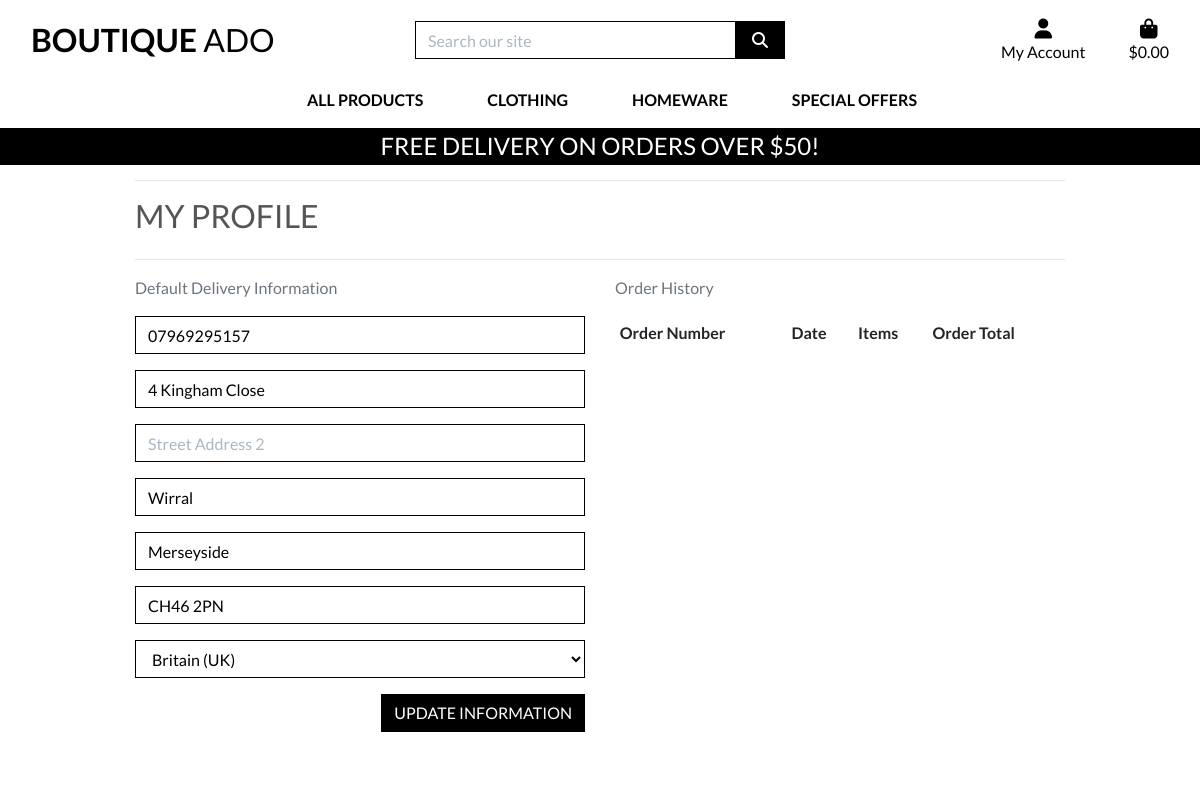
/profile/ (signed in), run on the app's committed database.
### profiles/models.py (models this page shows, shortened)
class UserProfile(models.Model):
    user = models.OneToOneField(User, on_delete=models.CASCADE)
    default_phone_number = models.CharField(max_length=20, null=True, blank=True)
    default_street_address1 = models.CharField(max_length=80, null=True, blank=True)
    default_street_address2 = models.CharField(max_length=80, null=True, blank=True)
    default_town_or_city = models.CharField(max_length=40, null=True, blank=True)
    default_county = models.CharField(max_length=80, null=True, blank=True)
    default_postcode = models.CharField(max_length=20, null=True, blank=True)
    default_country = CountryField(blank_label='Country', null=True, blank=True)

### profiles/views.py (the view)
# urls.py: path('profile/', include('profiles.urls')),
def profile(request):
    profile = get_object_or_404(UserProfile, user=request.user)
    if request.method == 'POST':
        form = UserProfileForm(request.POST, instance=profile)
        if form.is_valid():
            form.save()
            messages.success(request, 'Profile updated successfully')
    form = UserProfileForm(instance=profile)
    orders = profile.orders.all()
    template = 'profiles/profile.html'
    context = {
        'form': form,
        'orders': orders,
        'on_profile_page': True
    }
    return render(request, template, context)

### profiles/forms.py
class UserProfileForm(forms.ModelForm):
    class Meta:
        model = UserProfile
        exclude = ('user',)
    def __init__(self, *args, **kwargs):
        super().__init__(*args, **kwargs)
        placeholders = {
            'default_phone_number': 'Phone Number',
            'default_postcode': 'Postal Code',
            'default_town_or_city': 'Town or City',
            'default_street_address1': 'Street Address 1',
            'default_street_address2': 'Street Address 2',
            'default_county': 'County, State or Locality',
        }
        self.fields['default_phone_number'].widget.attrs['autofocus'] = True
        for field in self.fields:
            if field != 'default_country':
                if self.fields[field].required:
                    placeholder = f'{placeholders[field]} *'
                else:
                    placeholder = placeholders[field]
                self.fields[field].widget.attrs['placeholder'] = placeholder
            self.fields[field].widget.attrs['class'] = 'border-black rounded-0 profile-form-input'
            self.fields[field].label = False

### bag/contexts.py (called while the page is built, shortened)
def bag_contents(request):
    bag_items = []
    total = 0
    product_count = 0
    bag = request.session.get('bag', {})
    if total < settings.FREE_DELIVERY_THRESHOLD:
        delivery = total * Decimal(settings.STANDARD_DELIVERY_PERCENTAGE / 100)
        free_delivery_delta = settings.FREE_DELIVERY_THRESHOLD - total
    else:
        delivery = 0
        free_delivery_delta = 0
    grand_total = delivery + total
    context = {
        'bag_items': bag_items,
        'total': total,
        'product_count': product_count,
        'delivery': delivery,
        'free_delivery_delta': free_delivery_delta,
        'free_delivery_threshold': settings.FREE_DELIVERY_THRESHOLD,
        'grand_total': grand_total,
    }
    return context

### profiles/templates/profiles/profile.html (shortened to what this page needs)
{% extends "base.html" %}
{% load static %}
{% block extra_css %}
    <link rel="stylesheet" href="{% static 'profiles/css/profile.css' %}">
{% endblock %}
{% block page_header %}
    <div class="container header-container">
    </div>
{% endblock %}
{% block content %}
    <div class="overlay"></div>
    <div class="container">
        <div class="row">
            <div class="col">
                <hr>
                <h2 class="logo-font mb-4">My Profile</h2>
                <hr>
            </div>
        </div>
        <div class="row">
            <div class="col-12 col-lg-6">
                <p class="text-muted">Default Delivery Information</p>
                <form class="mt-3" action="{% url 'profile' %}" method="POST" id="profile-update-form">
                    {{ form|crispy }}
                    <button class="btn btn-black rounded-0 text-uppercase float-right">Update Information</button>
                </form>
            </div>
            <div class="col-12 col-lg-6">
                <p class="text-muted">Order History</p>
                <div class="order-history table-responsive">
                    <table class="table table-sm table-borderless">
                        <thead>
                            <tr>
                                <th>Order Number</th>
                                <th>Date</th>
                                <th>Items</th>
                                <th>Order Total</th>
                            </tr>
                        </thead>
                    </table>
                </div>
            </div>
        </div>
{% endblock %}

### static/css/base.css (style rules this page uses)
html { height: 100%; }
body { background: url('/media/homepage_background_cropped.jpg') no-repeat center center fixed; background-size: cover; height: calc(100vh - 164px); color: #555; font-family: 'Lato'; }
.logo-font { text-transform: uppercase; }
.btn-black { background: black; color: white; }
.border-black { border: 1px solid black !important; }
.overlay { height: 100%; width: 100%; top: 0; left: 0; position: fixed; background: white; z-index: -1; }
@media (min-width: 1200px) { .container { max-width: 80%; } }
@media (min-width: 992px) { .header-container { padding-top: 164px; } }

### profiles/static/profiles/css/profile.css (style rules this page uses)
.order-history { max-height: 416px; overflow-y: auto; }
#profile-update-form .form-control { color: #000; }
#profile-update-form input::placeholder { color: #aab7c4; }
#id_default_country, #id_default_country option:not(:first-child) { color: #000; }

### data on the page
UserProfile: default_phone_number "07969295157", default_street_address1 "4 Kingham Close", default_town_or_city "Wirral", default_county "Merseyside", default_postcode "CH46 2PN", default_country "Britain (UK)"

### other printed values
{{ free_delivery_threshold }} "50"
